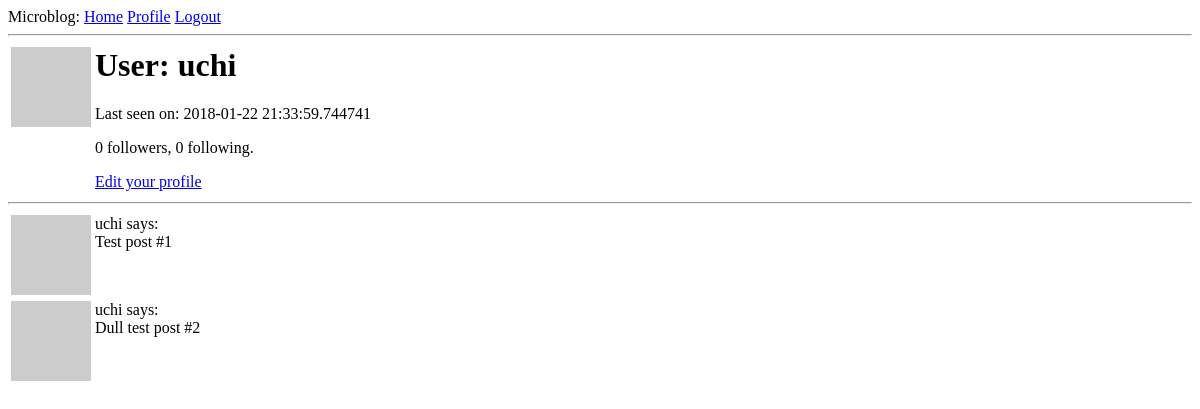
Page /user/uchi (signed in) on the earlier database version.
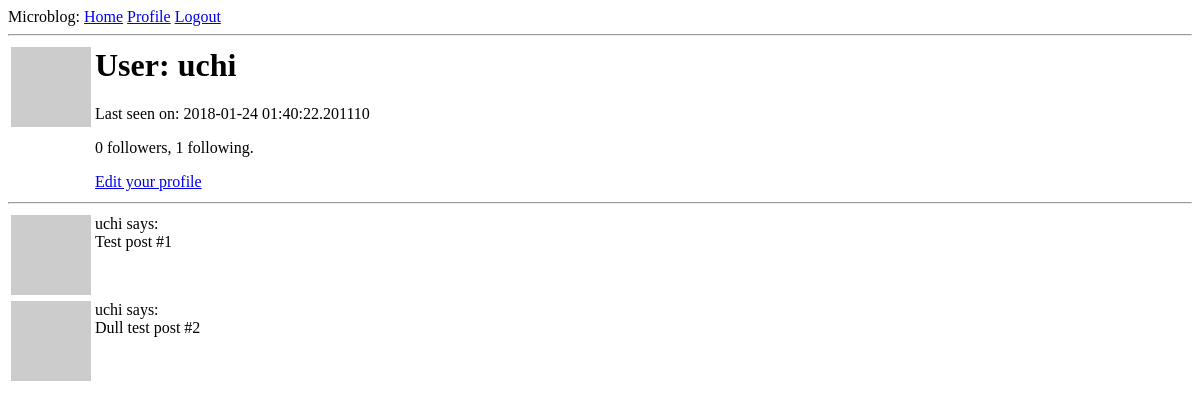
Same page on the later database version.
### app/models.py (models this page shows, shortened)
class User(UserMixin, db.Model):
    id = db.Column(db.Integer, primary_key = True)
    username = db.Column(db.String(64), index = True, unique = True)
    email = db.Column(db.String(120), index = True, unique = True)
    password_hash = db.Column(db.String(128))
    posts = db.relationship("Post", backref = "author", lazy = "dynamic")
    about_me = db.Column(db.String(140))
    last_seen = db.Column(db.DateTime, default = datetime.utcnow)
    followed = db.relationship("User", secondary = followers,
    primaryjoin = (followers.c.follower_id == id),
    secondaryjoin = (followers.c.followed_id == id),
    backref = db.backref("followers", lazy = "dynamic"), lazy = "dynamic")
    def avatar(self, size):
        digest = md5(self.email.lower().encode("utf-8")).hexdigest()
        return "https://www.gravatar.com/avatar/{}?d=retro&s={}".format(digest, size)

### app/routes.py (the view)
@flaskApp.route("/user/<username>")
@login_required
def user(username):
    user = User.query.filter_by(username = username).first_or_404()
    posts = [{"author": user, "body": "Test post #1"},
            {"author": user, "body": "Dull test post #2"}]
    return render_template("user.html", user = user, posts = posts)

### app/models.py (called while the page is built)
@login.user_loader
def load_user(id):
    return User.query.get(int(id))

### app/routes.py (called while the page is built)
@flaskApp.before_request
def before_request():
    if current_user.is_authenticated:
        current_user.last_seen = datetime.utcnow()
        db.session.commit()

### app/templates/user.html (shortened to what this page needs)
{% extends "base.html" %}
{% block content %}
    <table>
        <tr valign = "top">
        <td><img src = "{{ user.avatar(128) }}"</td>
        <td>
            <h1>User: {{ user.username }}</h1>
            {% if user.last_seen %}<p>Last seen on: {{ user.last_seen }}</p>{% endif %}
            <p>{{ user.followers.count() }} followers, {{ user.followed.count() }} following.</p>
            {% if user == current_user %}
            <p><a href = "{{ url_for('edit_profile') }}">Edit your profile</a></p>
            {% elif not current_user.is_following(user) %}
            <p><a href = "{{ url_for('follow', username = user.username) }}">Follow</a></p>
            {% else %}
            <p><a href = "{{ url_for('unfollow', username = user.username) }}">Unfollow</a></p>
            {% endif %}
        </td>
        </tr>
    </table>
    <hr>
    {% for post in posts %}
        {% include "_post.html" %}
    {% endfor %}
{% endblock %}

### app/templates/base.html (shortened to what this page needs)
<html>
    <head>
    </head>
    <body>
        <div>
            Microblog:
            <a href= "{{ url_for('index') }}">Home</a>
            {% if current_user.is_anonymous %}
            <a href= "{{ url_for('login') }}">Login</a>
            {% else %}
            <a href="{{ url_for('user', username = current_user.username) }}">Profile</a>
            <a href= "{{ url_for('logout') }}">Logout</a>
            {% endif %}
        </div>
        <hr>
        {% block content %} {% endblock %}
    </body>
</html>

### app/templates/_post.html
<table>
    <tr valign = "top">
    <td><img src = "{{ post.author.avatar(36) }}"</td>
    <td>{{ post.author.username }} says:<br>{{ post.body }}</td>
    </tr>
</table>

Differences in the rows shown:
changed User "uchi": last_seen "2018-01-22 21:33:59.744741" → "2018-01-24 01:40:22.201110"
Other differences:
{{ user.followed.count() }}: "0" → "1"
